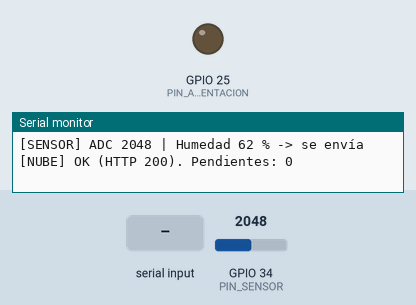
The sketch below on a simulated ESP32. On the bench: output pins drawn as LEDs (lit = HIGH), the last lines printed to the serial monitor. The test bench sets the inputs (shaded band); at power-on: GPIO 34 (PIN_SENSOR) = 2048 (analog values on the 0–4095 scale). WiFi joins after 1.5 s; servers stay silent unless stated; uploads are accepted with an empty reply; the local clock reads 2024-03-15 10:24:30 at power-on unless the sketch sets it; EEPROM starts erased; nothing arrives over Bluetooth unless stated; a phone connects over Bluetooth LE 3 s after start.

Above: at 3.0 s.
3.1 s: "leer\n" received over Serial
At 6.0 s:
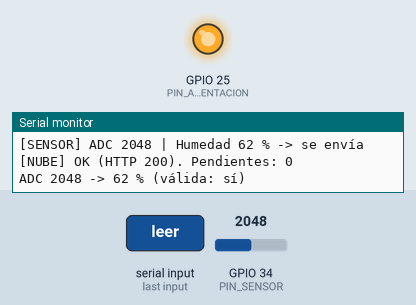
6.1 s: "cal seco\n" received over Serial
7.9 s: GPIO 34 (PIN_SENSOR) set to 110
10.9 s: GPIO 34 (PIN_SENSOR) set to 91
13.9 s: "cal humedo\n" received over Serial
Timing chart, 0 to 16.9 s (numbered marks = the images above; inputs shaded):
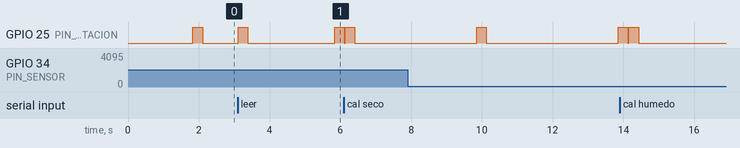

The sketch:

agrosense_esp32.ino
```cpp
// ==========================================================
// PROYECTO AGROSENSE - ESP32 + YL-69
// Mide la humedad del suelo y la entrega por DOS caminos independientes:
//   · Bluetooth LE: la app lee la humedad en vivo directo del sensor (sin Wi-Fi ni internet).
//   · Wi-Fi: sube el historial a Firebase cuando hay red.
// ==========================================================
#include "config.h"
#include "Sensor.h"
#include "Conectividad.h"
#include "Nube.h"
#include "Ble.h"
#include <WiFiManager.h>

SensorHumedadSuelo sensor;
Conectividad red;
NubeFirestore nube;
AnuncioBle ble;
WiFiManager wm;                       // global: el portal de configuración funciona sin bloquear el Bluetooth
String nombrePortal;
uint32_t tPortal = 0;

String sensorId;
uint32_t tMuestreo = 0, tEnvio = 0;
bool primeraMuestra = true, hayEnvioPrevio = false;
int ultimoEnviado = -1;

// MAC de fábrica de la placa
String macTexto() {
  uint64_t mac = ESP.getEfuseMac();
  char s[18];
  snprintf(s, sizeof(s), "%02X:%02X:%02X:%02X:%02X:%02X", (uint8_t)mac, (uint8_t)(mac >> 8), (uint8_t)(mac >> 16),
           (uint8_t)(mac >> 24), (uint8_t)(mac >> 32), (uint8_t)(mac >> 40));
  return String(s);
}

// ID = "ESP32_" + últimos 3 bytes de la MAC
String construirId() {
  if (ID_PERSONALIZADO[0] != '\0') return String(ID_PERSONALIZADO);
  uint64_t mac = ESP.getEfuseMac();
  char id[16];
  snprintf(id, sizeof(id), "ESP32_%02X%02X%02X", (uint8_t)(mac >> 24), (uint8_t)(mac >> 32), (uint8_t)(mac >> 40));
  return String(id);
}

void imprimirAyuda() {
  Serial.println("Comandos: ayuda | leer | info | cal seco | cal humedo | cal reset | reiniciar");
  Serial.println("Calibrar: 1) sensor limpio y al aire -> 'cal seco'  2) sensor en agua o tierra bien mojada -> 'cal humedo'");
}

void ejecutarComando(String c) {
  c.trim(); c.toLowerCase();
  if (c == "ayuda" || c == "?") imprimirAyuda();
  else if (c == "leer") { MedicionSuelo m = sensor.medir(); Serial.printf("ADC %d -> %d %% (válida: %s)\n", m.adc, m.porcentaje, m.valida ? "sí" : "NO"); }
  else if (c == "cal seco")   Serial.println(sensor.calibrarSeco()   ? "Calibración SECO guardada"   : "Rechazada: el valor seco debe ser bastante mayor que el húmedo");
  else if (c == "cal humedo") Serial.println(sensor.calibrarHumedo() ? "Calibración HÚMEDO guardada" : "Rechazada: el valor húmedo debe ser bastante menor que el seco");
  else if (c == "cal reset")  { sensor.restablecer(); Serial.println("Calibración restablecida a valores de fábrica"); }
  else if (c == "reiniciar")  { Serial.println("Reiniciando..."); delay(200); ESP.restart(); }
  else if (c == "info") {
    Serial.printf("ID: %s | MAC: %s | Firmware: %s | Wi-Fi: %s (%d dBm) | Hora válida: %s | Bluetooth: %s\n", sensorId.c_str(), macTexto().c_str(), FIRMWARE_VERSION,
                  red.listo() ? "conectado" : "sin conexión", red.listo() ? WiFi.RSSI() : 0, red.horaValida() ? "sí" : "no",
                  ble.hayCliente() ? "app conectada" : "esperando app");
    Serial.printf("Calibración: seco=%d humedo=%d | Pendientes por enviar: %u | Activo: %lu s\n",
                  sensor.adcSeco(), sensor.adcHumedo(), (unsigned)nube.pendientes(), (unsigned long)(millis() / 1000));
  } else if (c.length()) Serial.println("Comando no reconocido. Escribe 'ayuda'");
}

void atenderSerial() {
  static String linea;
  while (Serial.available()) {
    char ch = Serial.read();
    if (ch == '\n' || ch == '\r') { if (linea.length()) ejecutarComando(linea); linea = ""; }
    else if (linea.length() < 40) linea += ch;
  }
}

void tareaMuestreo() {
  uint32_t ahora = millis();
  // Con la app conectada por Bluetooth se mide cada pocos segundos (lectura casi en vivo); sin ella, cada INTERVALO_MUESTREO_S.
  // El sensor solo se energiza durante la medición, así que el desgaste del YL-69 sigue siendo mínimo.
  uint32_t intervalo = (ble.hayCliente() ? INTERVALO_BLE_S : INTERVALO_MUESTREO_S) * 1000UL;
  if (!primeraMuestra && ahora - tMuestreo < intervalo) return;
  tMuestreo = ahora; primeraMuestra = false;

  MedicionSuelo m = sensor.medir();
  if (!m.valida) { Serial.printf("[SENSOR] Lectura inválida (ADC=%d): revisa el cableado o un posible cortocircuito\n", m.adc); return; }

  // Camino 1: Bluetooth (no necesita hora ni internet)
  ble.publicar(m.porcentaje, m.adc, red.listo() ? WiFi.RSSI() : 0, red.listo(), red.horaValida(), nube.pendientes() > 0, nube.pendientes());

  // Camino 2: nube. Sin hora NTP no hay marca de tiempo confiable, así que solo se encola cuando la hora es válida.
  if (!red.horaValida()) { Serial.printf("[SENSOR] ADC %d | Humedad %d %% (solo Bluetooth: sin hora/Wi-Fi)\n", m.adc, m.porcentaje); return; }

  bool porTiempo = !hayEnvioPrevio || ahora - tEnvio >= INTERVALO_ENVIO_S * 1000UL;
  bool porCambio = hayEnvioPrevio && abs(m.porcentaje - ultimoEnviado) >= CAMBIO_ENVIO_PCT && ahora - tEnvio >= ENVIO_MIN_S * 1000UL;

  Serial.printf("[SENSOR] ADC %d | Humedad %d %%%s\n", m.adc, m.porcentaje, (porTiempo || porCambio) ? " -> se envía" : "");

  if (porTiempo || porCambio) {
    Lectura l{ time(nullptr), m.porcentaje, m.adc, red.listo() ? WiFi.RSSI() : 0 };
    nube.encolar(l);
    ultimoEnviado = m.porcentaje; tEnvio = ahora; hayEnvioPrevio = true;
  }
}

void vigilancia() {
  // Solo se reinicia por falta de Wi-Fi si ya hubo Wi-Fi antes (se cayó el router) y nadie usa el Bluetooth.
  // Un sensor que trabaja solo por Bluetooth NO debe reiniciarse nunca por no tener Wi-Fi.
  if (red.alMenosUnaVez() && !ble.hayCliente() && red.segundosSinWifi() > REINICIO_SIN_WIFI_S) {
    Serial.println("[VIGILANCIA] Mucho tiempo sin Wi-Fi: reiniciando");
    delay(200); ESP.restart();
  }
  // Hay lecturas pendientes, hay Wi-Fi y nada se envía desde hace mucho: reiniciar
  if (nube.pendientes() > 0 && red.listo() && nube.segundosDesdeExito() > REINICIO_SIN_ENVIO_S) {
    Serial.println("[VIGILANCIA] Sin envíos exitosos a Firebase: reiniciando");
    delay(200); ESP.restart();
  }
}

/** Si nunca se configuró un Wi-Fi, el portal "AgroSense-<ID>" se vuelve a abrir cada 5 min (el Bluetooth sigue funcionando siempre). */
void portalWifi() {
  wm.process();   // atiende el portal si está abierto (modo no bloqueante)
  if (red.listo() || wm.getConfigPortalActive() || wm.getWiFiIsSaved()) return;
  if (millis() - tPortal < 300000UL) return;
  tPortal = millis();
  Serial.println("[WIFI] Sin red guardada: reabriendo portal de configuración");
  wm.autoConnect(nombrePortal.c_str());
}

void setup() {
  Serial.begin(115200);
  delay(300);
  Serial.println();
  Serial.printf("=== AgroSense ESP32 · firmware %s ===\n", FIRMWARE_VERSION);

  sensor.begin();
  sensorId = construirId();
  Serial.printf("[ID] %s | MAC %s\n", sensorId.c_str(), macTexto().c_str());

  // Bluetooth primero y SIEMPRE: funciona aunque no haya Wi-Fi configurado o se haya caído
  ble.begin(sensorId, FIRMWARE_VERSION);

  // Wi-Fi sin bloquear: si no hay red guardada se abre el punto de acceso "AgroSense-<ID>" para configurarla
  // desde el celular, y mientras tanto el sensor ya mide y se deja leer por Bluetooth.
  WiFi.mode(WIFI_STA);
  nombrePortal = "AgroSense-" + sensorId;
  wm.setConfigPortalBlocking(false);
  wm.setConnectTimeout(15);
  wm.setConfigPortalTimeout(180);
  tPortal = millis();
  if (wm.autoConnect(nombrePortal.c_str())) Serial.println("[WIFI] Conectado con la red guardada");
  else Serial.println("[WIFI] Sin Wi-Fi por ahora (portal abierto 3 min). El Bluetooth funciona igual.");

  red.begin();
  nube.begin(sensorId, macTexto());
  imprimirAyuda();
}

void loop() {
  atenderSerial();
  portalWifi();
  red.mantener(!wm.getConfigPortalActive());
  ble.mantener();
  tareaMuestreo();
  nube.procesar(red.listo(), red.horaValida());
  vigilancia();
  delay(20);
}
```

Ble.h
```cpp
#pragma once
#include <Arduino.h>
#include <NimBLEDevice.h>   // Librería "NimBLE-Arduino" (h2zero)
#include "config.h"

/*
 * Bluetooth LE de AgroSense: el sensor se anuncia con su ID (ej. "ESP32_A1B2C3") y, al conectarse la app,
 * le entrega la humedad en vivo SIN necesidad de Wi-Fi ni internet.
 *
 * Servicio BLE_SERVICE_UUID
 *   ├─ BLE_DATOS_UUID (READ + NOTIFY) · 8 bytes, little-endian
 *   │     [0] versión del formato (1)
 *   │     [1] humedad 0-100  (255 = todavía sin lectura)
 *   │     [2..3] ADC crudo (uint16)
 *   │     [4] RSSI Wi-Fi (int8, 0 si no hay Wi-Fi)
 *   │     [5] banderas: bit0 = Wi-Fi conectado, bit1 = hora válida (NTP), bit2 = enviando a la nube
 *   │     [6..7] lecturas pendientes por subir a la nube (uint16)
 *   └─ BLE_INFO_UUID  (READ) · texto "ID;firmware"
 *
 * Solo se usan llamadas de NimBLE que existen igual en las versiones 1.x y 2.x de la librería.
 */
class AnuncioBle {
 public:
  void begin(const String& nombre, const String& firmware) {
    NimBLEDevice::init(nombre.c_str());
    servidor = NimBLEDevice::createServer();
    NimBLEService* servicio = servidor->createService(BLE_SERVICE_UUID);

    datos = servicio->createCharacteristic(BLE_DATOS_UUID, NIMBLE_PROPERTY::READ | NIMBLE_PROPERTY::NOTIFY);
    uint8_t vacio[8] = { 1, 255, 0, 0, 0, 0, 0, 0 };
    datos->setValue(vacio, sizeof(vacio));

    NimBLECharacteristic* info = servicio->createCharacteristic(BLE_INFO_UUID, NIMBLE_PROPERTY::READ);
    String txt = nombre + ";" + firmware;
    info->setValue(txt.c_str());

    servicio->start();

    anuncio = NimBLEDevice::getAdvertising();
    anuncio->setName(nombre.c_str());      // el nombre ESP32_XXXXXX es lo que la app busca al escanear
    anuncio->start();
    Serial.printf("[BLE] Anunciándose como %s\n", nombre.c_str());
  }

  /** Actualiza la lectura; si la app está suscrita, le llega al instante */
  void publicar(int humedad, int adc, int rssi, bool wifi, bool horaOk, bool enviando, size_t pendientes) {
    if (!datos) return;
    uint8_t b[8];
    b[0] = 1;
    b[1] = (uint8_t)constrain(humedad, 0, 100);
    b[2] = (uint8_t)(adc & 0xFF);
    b[3] = (uint8_t)((adc >> 8) & 0xFF);
    b[4] = (uint8_t)(int8_t)constrain(rssi, -127, 0);
    b[5] = (uint8_t)((wifi ? 1 : 0) | (horaOk ? 2 : 0) | (enviando ? 4 : 0));
    uint16_t p = pendientes > 65535 ? 65535 : (uint16_t)pendientes;
    b[6] = (uint8_t)(p & 0xFF);
    b[7] = (uint8_t)(p >> 8);
    datos->setValue(b, sizeof(b));
    if (hayCliente()) datos->notify();
  }

  bool hayCliente() const { return servidor && servidor->getConnectedCount() > 0; }

  /** Llamar en el loop: si la app se desconecta, el sensor vuelve a ser visible para otros intentos */
  void mantener() {
    if (!anuncio || hayCliente()) return;
    if (!anuncio->isAdvertising()) anuncio->start();
  }

 private:
  NimBLEServer* servidor = nullptr;
  NimBLECharacteristic* datos = nullptr;
  NimBLEAdvertising* anuncio = nullptr;
};
```

Conectividad.h
```cpp
#pragma once
#include <Arduino.h>
#include <WiFi.h>
#include <time.h>
#include "config.h"

/* Wi-Fi no bloqueante con reintentos + hora por NTP (necesaria para la marca de tiempo de cada lectura). */
class Conectividad {
 public:
  void begin() {
    // WiFiManager (en el .ino) ya configuró el modo y realizó la conexión.
    // Solo inicializamos los contadores.
    ultimoConectado = millis();
    ultimoIntento = millis();
    Serial.println("[WIFI] Monitor de conectividad iniciado");
  }

  /** Llamar en cada vuelta del loop. Con el portal de configuración abierto no se toca el Wi-Fi para no interrumpirlo. */
  void mantener(bool permitirReconectar = true) {
    uint32_t ahora = millis();
    if (WiFi.status() == WL_CONNECTED) {
      if (!conectado) {
        conectado = true; huboConexion = true;
        Serial.printf("[WIFI] Conectado. IP %s, señal %d dBm\n", WiFi.localIP().toString().c_str(), WiFi.RSSI());
        configTime(0, 0, NTP_1, NTP_2);   // hora UTC
      }
      ultimoConectado = ahora;
      return;
    }

    if (conectado) {
      conectado = false;
      Serial.println("[WIFI] Conexión perdida");
    }

    if (permitirReconectar && ahora - ultimoIntento > 15000UL) {
      ultimoIntento = ahora;
      Serial.println("[WIFI] Intentando reconectar usando credenciales guardadas...");
      WiFi.disconnect();
      WiFi.reconnect(); // Reconecta usando los datos que guardó WiFiManager
    }
  }

  bool listo() const { return conectado; }
  bool alMenosUnaVez() const { return huboConexion; }   // ¿hubo Wi-Fi alguna vez desde el arranque?
  bool horaValida() const { return time(nullptr) > 1700000000; }
  uint32_t segundosSinWifi() const { return conectado ? 0 : (millis() - ultimoConectado) / 1000; }

 private:
  bool conectado = false, huboConexion = false;
  uint32_t ultimoConectado = 0, ultimoIntento = 0;
};
```

Nube.h
```cpp
#pragma once
#include <Arduino.h>
#include <WiFi.h>
#include <WiFiClientSecure.h>
#include <HTTPClient.h>
#include <time.h>
#include "config.h"

struct Lectura { time_t ts; int humedad; int adc; int rssi; };

/*
 * NubeFirestore - envía lecturas a Firestore (API REST).
 *  - Cola en memoria: si no hay internet, guarda hasta CAPACIDAD_COLA lecturas con su hora real y las sube al volver.
 *  - Reintentos con espera creciente (5 s, 10 s, 20 s ... hasta 5 min) para no saturar la red ni Firebase.
 *  - Errores 4xx (reglas/clave/campos) se registran y se descartan para no bloquear la cola.
 * Para campos nuevos (temperatura, etc.) amplía Lectura y agrega la línea en construirJson().
 */
class NubeFirestore {
 public:
  void begin(const String& id, const String& macAddr) { sensorId = id; mac = macAddr; ultimoExito = millis(); }

  void encolar(const Lectura& l) {
    if (n == CAPACIDAD_COLA) { ini = (ini + 1) % CAPACIDAD_COLA; n--; Serial.println("[NUBE] Cola llena: se descartó la lectura más antigua"); }
    cola[(ini + n) % CAPACIDAD_COLA] = l; n++;
  }
  size_t pendientes() const { return n; }
  uint32_t segundosDesdeExito() const { return (millis() - ultimoExito) / 1000; }

  void procesar(bool hayRed, bool horaOk) {
    if (n == 0 || !hayRed || !horaOk) return;
    uint32_t ahora = millis();
    if ((int32_t)(ahora - proximoIntento) < 0) return;

    int codigo = enviar(cola[ini]);
    if (codigo >= 200 && codigo < 300) {
      Serial.printf("[NUBE] OK (HTTP %d). Pendientes: %u\n", codigo, (unsigned)(n - 1));
      ini = (ini + 1) % CAPACIDAD_COLA; n--; fallos = 0; ultimoExito = ahora; proximoIntento = ahora + 300;
    } else if (codigo >= 400 && codigo < 500 && codigo != 429) {
      Serial.printf("[NUBE] ERROR PERMANENTE HTTP %d: revisa API_KEY, proyecto y reglas de Firestore. Lectura descartada\n", codigo);
      ini = (ini + 1) % CAPACIDAD_COLA; n--; proximoIntento = ahora + 2000;
    } else {
      fallos++;
      uint32_t espera = min<uint32_t>(5000UL << min<uint8_t>(fallos - 1, 6), 300000UL);
      proximoIntento = ahora + espera;
      Serial.printf("[NUBE] Falló (código %d). Reintento en %lu s. Pendientes: %u\n", codigo, (unsigned long)(espera / 1000), (unsigned)n);
    }
  }

 private:
  String sensorId, mac;
  Lectura cola[CAPACIDAD_COLA];
  size_t ini = 0, n = 0;
  uint8_t fallos = 0;
  uint32_t proximoIntento = 0, ultimoExito = 0;

  String construirJson(const Lectura& l) {
    struct tm t; gmtime_r(&l.ts, &t);
    char iso[25]; strftime(iso, sizeof(iso), "%Y-%m-%dT%H:%M:%SZ", &t);
    String j; j.reserve(380);
    j += "{\"fields\":{";
    j += "\"humedad\":{\"integerValue\":\"" + String(l.humedad) + "\"},";
    j += "\"adcRaw\":{\"integerValue\":\"" + String(l.adc) + "\"},";
    j += "\"rssi\":{\"integerValue\":\"" + String(l.rssi) + "\"},";
    j += "\"fecha\":{\"timestampValue\":\"" + String(iso) + "\"},";
    j += "\"sensorId\":{\"stringValue\":\"" + sensorId + "\"},";
    j += "\"usuarioId\":{\"stringValue\":\"" + String(USUARIO_ID) + "\"},";
    j += "\"mac\":{\"stringValue\":\"" + mac + "\"},";
    j += "\"firmware\":{\"stringValue\":\"" + String(FIRMWARE_VERSION) + "\"}";
    j += "}}";
    return j;
  }

  int enviar(const Lectura& l) {
    WiFiClientSecure cliente;
    cliente.setInsecure();   // Prototipo. Para producción: cliente.setCACert(<certificado raíz de Google>)
    HTTPClient http;
    http.setConnectTimeout(8000);
    http.setTimeout(10000);
    String url = String("https://firestore.googleapis.com/v1/projects/") + FIREBASE_PROJECT +
                 "/databases/(default)/documents/" + COLECCION + "?key=" + FIREBASE_API_KEY;
    if (!http.begin(cliente, url)) return -1;
    http.addHeader("Content-Type", "application/json");
    int codigo = http.POST(construirJson(l));
    if (codigo >= 400) Serial.println(http.getString().substring(0, 200));
    http.end();
    return codigo;
  }
};
```

config.example.h
```cpp
#pragma once
#include <Arduino.h>

/*
 * AgroSense - CONFIGURACIÓN
 * Es el único archivo que debes editar para uso normal.
 */
#define FIRMWARE_VERSION "1.1.0"

// ---------- IDENTIDAD ----------
const char* const ID_PERSONALIZADO = "";

// ---------- WI-FI (Dinámico con WiFiManager) ----------
const char* const NTP_1 = "pool.ntp.org";
const char* const NTP_2 = "time.google.com";

// ---------- FIREBASE ----------
const char* const FIREBASE_API_KEY = "TU_API_KEY";
const char* const FIREBASE_PROJECT = "agrosense-31c62";
const char* const COLECCION        = "mediciones";
const char* const USUARIO_ID       = "sin_asignar";

// ---------- SENSOR YL-69 (humedad de suelo, resistivo) ----------
constexpr int PIN_SENSOR         = 34;
constexpr int PIN_ALIMENTACION   = 25;
constexpr int ADC_SECO_DEFECTO   = 4095;
constexpr int ADC_HUMEDO_DEFECTO = 800;   // Ajustado para admitir lecturas húmedas bajas (como 912) sin saturar al 100%
constexpr int ADC_MIN_VALIDO     = 100;

constexpr uint16_t T_ESTABILIZACION_MS = 200;
constexpr uint8_t  MUESTRAS            = 15;

// ---------- CUÁNDO MEDIR Y ENVIAR ----------
constexpr uint32_t INTERVALO_MUESTREO_S = 30;
constexpr uint32_t INTERVALO_BLE_S      = 4;   // con la app conectada por Bluetooth se mide más seguido (lectura casi en vivo)
constexpr uint32_t INTERVALO_ENVIO_S    = 60;
constexpr uint32_t ENVIO_MIN_S          = 15;
constexpr int      CAMBIO_ENVIO_PCT     = 5;

// ---------- ROBUSTEZ ----------
constexpr size_t   CAPACIDAD_COLA       = 60;
constexpr uint32_t REINICIO_SIN_WIFI_S   = 600;
constexpr uint32_t REINICIO_SIN_ENVIO_S  = 1800;

// ---------- BLUETOOTH (la app lee la humedad directo del sensor, sin internet) ----------
#define BLE_SERVICE_UUID "4fafc201-1fb5-459e-8fcc-c5c9c331914b"
#define BLE_DATOS_UUID   "beb5483e-36e1-4688-b7f5-ea07361b26a8"   // lectura (READ + NOTIFY), 8 bytes
#define BLE_INFO_UUID    "beb5483e-36e1-4688-b7f5-ea07361b26a9"   // "ID;firmware" (READ)
```

Source omitted: Sensor.h (2516 bytes)

Measured:
- after the input at 3.1 s, GPIO 25 (PIN_ALIMENTACION): LOW → HIGH after 0.01 s instead of 2.7 s
